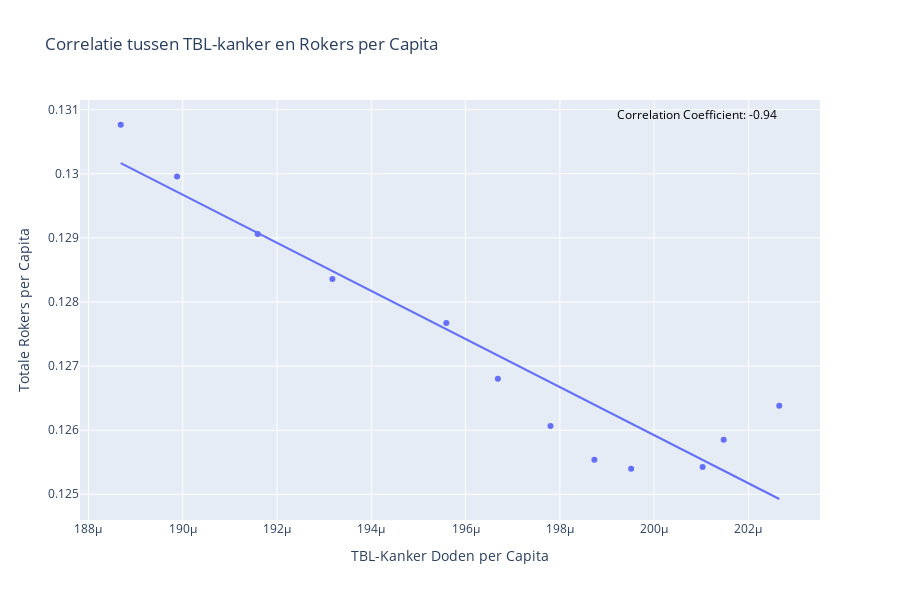

The notebook cell saved with this chart:
### Markdown cell above
De plots hieronder laten zien dat het aantal rokers afneemt, maar dat het aantal TBL-kanker gevallen wel doorstijgt. Het lijkt hierdoor zelfs een negatieve correlatie te hebben. Dit geldt voor het aantal rokers, en het gemiddeld aantal sigaretten per capita. Dit duidt erop dat roken waarschijnlijk niet de enige oorzaak is van TBL-kanker, maar zoals hierboven te zien heeft het wel een heel groot aandeel.

### Code cell
# importeer grouped smokers data
df_grouped = pd.read_csv("csv/df/grouped_smokers_df.csv")

# Creëer het scatter plot 
correlation_coefficient_smoke = df_grouped['LungCancerPerCapita'].corr(df_grouped['SmokersPerCapita'])
fig = px.scatter(df_grouped, x="LungCancerPerCapita", y="SmokersPerCapita", trendline="ols",
                 title='Correlatie tussen TBL-kanker en Rokers per Capita',
                 hover_data=["Year"],
                 labels={
                     "SmokersPerCapita": "Totale Rokers per Capita",
                     "LungCancerPerCapita": "TBL-Kanker Doden per Capita",
                     "Year":"Jaar"
                 })

# Voeg correlatie to als annottatie
fig.add_annotation(
    x=max(df_grouped['LungCancerPerCapita']), 
    y=max(df_grouped['SmokersPerCapita']), 
    text=f'Correlation Coefficient: {correlation_coefficient_smoke:.2f}',
    showarrow=False,
    font=dict(size=12, color="black"),
    xanchor='right',
    yanchor='bottom'
)

fig.update_layout(
    height = 600
)
fig.show()

### Figure 1 — Plotly figure (JSON) as saved in the notebook; plotly's stock layout.template omitted (floating-point values rounded to 4 significant figures)
{"data": [{"customdata": [[2001], [2002], [2003], [2004], [2005], [2006], [2007], [2008], [2009], [2010], [2011], [2012]], "hovertemplate": "TBL-Kanker Doden per Capita=%{x}<br>Totale Rokers per Capita=%{y}<br>Jaar=%{customdata[0]}<extra></extra>", "legendgroup": "", "marker": {"color": "#636efa", "symbol": "circle"}, "mode": "markers", "name": "", "orientation": "v", "showlegend": false, "type": "scatter", "x": [0.0001887, 0.0001899, 0.0001916, 0.0001932, 0.0001956, 0.0001967, 0.0001978, 0.0001987, 0.0001995, 0.000201, 0.0002015, 0.0002027], "xaxis": "x", "y": [0.1308, 0.13, 0.1291, 0.1284, 0.1277, 0.1268, 0.1261, 0.1255, 0.1254, 0.1254, 0.1259, 0.1264], "yaxis": "y"}, {"hovertemplate": "<b>OLS trendline</b><br>SmokersPerCapita = -375.254 * LungCancerPerCapita + 0.200973<br>R<sup>2</sup>=0.879253<br><br>TBL-Kanker Doden per Capita=%{x}<br>Totale Rokers per Capita=%{y} <b>(trend)</b><extra></extra>", "legendgroup": "", "marker": {"color": "#636efa", "symbol": "circle"}, "mode": "lines", "name": "", "showlegend": false, "type": "scatter", "x": [0.0001887, 0.0001899, 0.0001916, 0.0001932, 0.0001956, 0.0001967, 0.0001978, 0.0001987, 0.0001995, 0.000201, 0.0002015, 0.0002027], "xaxis": "x", "y": [0.1302, 0.1297, 0.1291, 0.1285, 0.1276, 0.1272, 0.1267, 0.1264, 0.1261, 0.1255, 0.1254, 0.1249], "yaxis": "y"}], "layout": {"annotations": [{"font": {"color": "black", "size": 12}, "showarrow": false, "text": "Correlation Coefficient: -0.94", "x": 0.0002027, "xanchor": "right", "y": 0.1308, "yanchor": "bottom"}], "height": 600, "legend": {"tracegroupgap": 0}, "title": {"text": "Correlatie tussen TBL-kanker en Rokers per Capita"}, "xaxis": {"anchor": "y", "domain": [0, 1], "title": {"text": "TBL-Kanker Doden per Capita"}}, "yaxis": {"anchor": "x", "domain": [0, 1], "title": {"text": "Totale Rokers per Capita"}}}}
